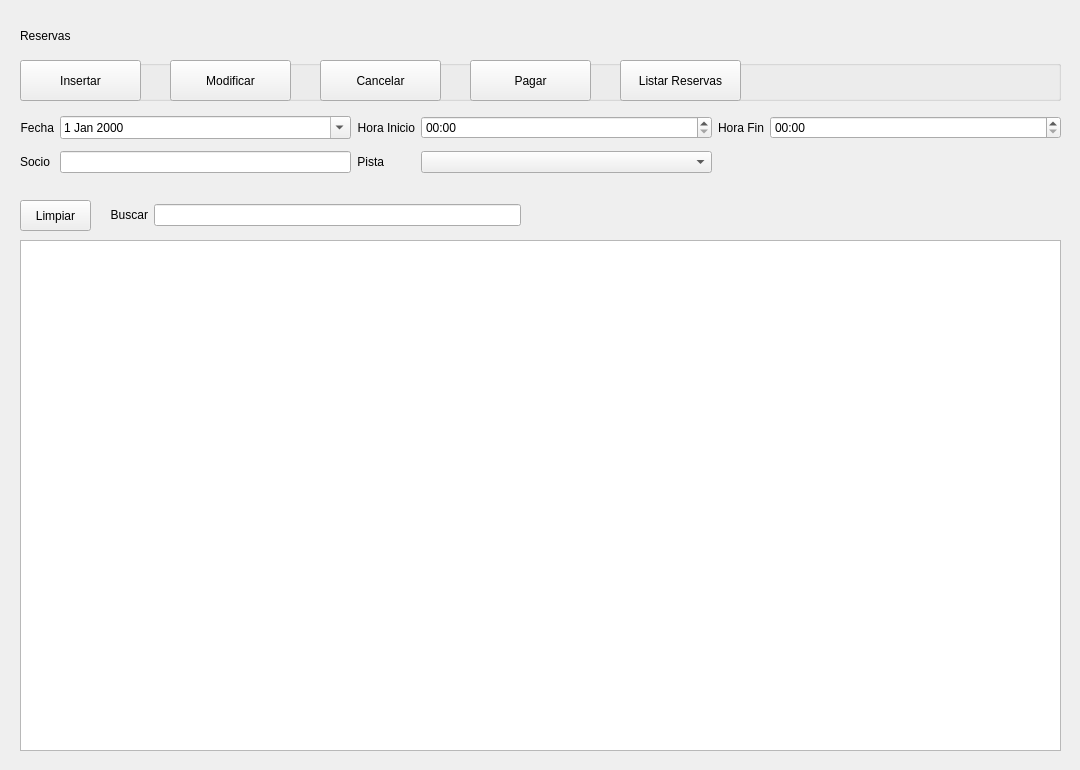
<?xml version="1.0" encoding="UTF-8"?>
<ui version="4.0">
 <class>reserva_page</class>
 <widget class="QWidget" name="reserva_page">
  <property name="geometry">
   <rect>
    <x>0</x>
    <y>0</y>
    <width>1080</width>
    <height>770</height>
   </rect>
  </property>
  <property name="windowTitle">
   <string>Form</string>
  </property>
  <widget class="QLabel" name="label_pistas">
   <property name="geometry">
    <rect>
     <x>20</x>
     <y>20</y>
     <width>221</width>
     <height>31</height>
    </rect>
   </property>
   <property name="text">
    <string>Reservas</string>
   </property>
  </widget>
  <widget class="QGroupBox" name="groupBox">
   <property name="geometry">
    <rect>
     <x>20</x>
     <y>60</y>
     <width>1041</width>
     <height>41</height>
    </rect>
   </property>
   <property name="title">
    <string/>
   </property>
   <widget class="QPushButton" name="btn_agregar">
    <property name="geometry">
     <rect>
      <x>0</x>
      <y>0</y>
      <width>121</width>
      <height>41</height>
     </rect>
    </property>
    <property name="text">
     <string>Insertar</string>
    </property>
   </widget>
   <widget class="QPushButton" name="btn_modificar">
    <property name="geometry">
     <rect>
      <x>150</x>
      <y>0</y>
      <width>121</width>
      <height>41</height>
     </rect>
    </property>
    <property name="text">
     <string>Modificar</string>
    </property>
   </widget>
   <widget class="QPushButton" name="btn_baja">
    <property name="geometry">
     <rect>
      <x>300</x>
      <y>0</y>
      <width>121</width>
      <height>41</height>
     </rect>
    </property>
    <property name="text">
     <string>Cancelar</string>
    </property>
   </widget>
   <widget class="QPushButton" name="btn_pagar">
    <property name="geometry">
     <rect>
      <x>450</x>
      <y>0</y>
      <width>121</width>
      <height>41</height>
     </rect>
    </property>
    <property name="text">
     <string>Pagar</string>
    </property>
   </widget>
   <widget class="QPushButton" name="btn_listar">
    <property name="geometry">
     <rect>
      <x>600</x>
      <y>0</y>
      <width>121</width>
      <height>41</height>
     </rect>
    </property>
    <property name="text">
     <string>Listar Reservas</string>
    </property>
   </widget>
  </widget>
  <widget class="QWidget" name="gridLayoutWidget">
   <property name="geometry">
    <rect>
     <x>20</x>
     <y>110</y>
     <width>1041</width>
     <height>71</height>
    </rect>
   </property>
   <layout class="QGridLayout" name="gridLayout">
    <item row="0" column="0">
     <widget class="QLabel" name="label_3">
      <property name="sizePolicy">
       <sizepolicy hsizetype="Fixed" vsizetype="Preferred">
        <horstretch>0</horstretch>
        <verstretch>0</verstretch>
       </sizepolicy>
      </property>
      <property name="text">
       <string>Fecha</string>
      </property>
      <property name="alignment">
       <set>Qt::AlignRight|Qt::AlignTrailing|Qt::AlignVCenter</set>
      </property>
     </widget>
    </item>
    <item row="0" column="1">
     <widget class="QDateEdit" name="dateEdit">
      <property name="calendarPopup">
       <bool>true</bool>
      </property>
     </widget>
    </item>
    <item row="0" column="5">
     <widget class="QTimeEdit" name="timeEdit_2">
      <property name="displayFormat">
       <string>HH:mm</string>
      </property>
     </widget>
    </item>
    <item row="0" column="4">
     <widget class="QLabel" name="label_5">
      <property name="sizePolicy">
       <sizepolicy hsizetype="Fixed" vsizetype="Preferred">
        <horstretch>0</horstretch>
        <verstretch>0</verstretch>
       </sizepolicy>
      </property>
      <property name="text">
       <string>Hora Fin</string>
      </property>
      <property name="alignment">
       <set>Qt::AlignRight|Qt::AlignTrailing|Qt::AlignVCenter</set>
      </property>
     </widget>
    </item>
    <item row="1" column="2">
     <widget class="QLabel" name="label_2">
      <property name="sizePolicy">
       <sizepolicy hsizetype="Fixed" vsizetype="Preferred">
        <horstretch>0</horstretch>
        <verstretch>0</verstretch>
       </sizepolicy>
      </property>
      <property name="text">
       <string>Pista</string>
      </property>
      <property name="alignment">
       <set>Qt::AlignRight|Qt::AlignTrailing|Qt::AlignVCenter</set>
      </property>
     </widget>
    </item>
    <item row="1" column="3">
     <widget class="QComboBox" name="cmb_pista"/>
    </item>
    <item row="0" column="3">
     <widget class="QTimeEdit" name="timeEdit">
      <property name="displayFormat">
       <string>HH:mm</string>
      </property>
     </widget>
    </item>
    <item row="0" column="2">
     <widget class="QLabel" name="label_4">
      <property name="sizePolicy">
       <sizepolicy hsizetype="Fixed" vsizetype="Preferred">
        <horstretch>0</horstretch>
        <verstretch>0</verstretch>
       </sizepolicy>
      </property>
      <property name="text">
       <string>Hora Inicio</string>
      </property>
      <property name="alignment">
       <set>Qt::AlignRight|Qt::AlignTrailing|Qt::AlignVCenter</set>
      </property>
     </widget>
    </item>
    <item row="1" column="0">
     <widget class="QLabel" name="label">
      <property name="sizePolicy">
       <sizepolicy hsizetype="Fixed" vsizetype="Preferred">
        <horstretch>0</horstretch>
        <verstretch>0</verstretch>
       </sizepolicy>
      </property>
      <property name="text">
       <string>Socio</string>
      </property>
      <property name="alignment">
       <set>Qt::AlignRight|Qt::AlignTrailing|Qt::AlignVCenter</set>
      </property>
     </widget>
    </item>
    <item row="1" column="1">
     <widget class="QLineEdit" name="txt_socio">
      <property name="sizePolicy">
       <sizepolicy hsizetype="Preferred" vsizetype="Fixed">
        <horstretch>0</horstretch>
        <verstretch>0</verstretch>
       </sizepolicy>
      </property>
     </widget>
    </item>
   </layout>
  </widget>
  <widget class="QTableWidget" name="tabla_reservas">
   <property name="geometry">
    <rect>
     <x>20</x>
     <y>240</y>
     <width>1041</width>
     <height>511</height>
    </rect>
   </property>
   <property name="alternatingRowColors">
    <bool>true</bool>
   </property>
   <property name="selectionBehavior">
    <enum>QAbstractItemView::SelectRows</enum>
   </property>
  </widget>
  <widget class="QPushButton" name="btn_limpiar">
   <property name="geometry">
    <rect>
     <x>20</x>
     <y>200</y>
     <width>71</width>
     <height>31</height>
    </rect>
   </property>
   <property name="text">
    <string>Limpiar</string>
   </property>
  </widget>
  <widget class="QWidget" name="gridLayoutWidget_2">
   <property name="geometry">
    <rect>
     <x>110</x>
     <y>190</y>
     <width>411</width>
     <height>51</height>
    </rect>
   </property>
   <layout class="QGridLayout" name="gridLayout_2">
    <item row="0" column="0">
     <widget class="QLabel" name="label_6">
      <property name="sizePolicy">
       <sizepolicy hsizetype="Fixed" vsizetype="Preferred">
        <horstretch>0</horstretch>
        <verstretch>0</verstretch>
       </sizepolicy>
      </property>
      <property name="text">
       <string>Buscar</string>
      </property>
      <property name="alignment">
       <set>Qt::AlignRight|Qt::AlignTrailing|Qt::AlignVCenter</set>
      </property>
     </widget>
    </item>
    <item row="0" column="1">
     <widget class="QLineEdit" name="txt_buscar"/>
    </item>
   </layout>
  </widget>
 </widget>
 <resources/>
 <connections/>
</ui>
